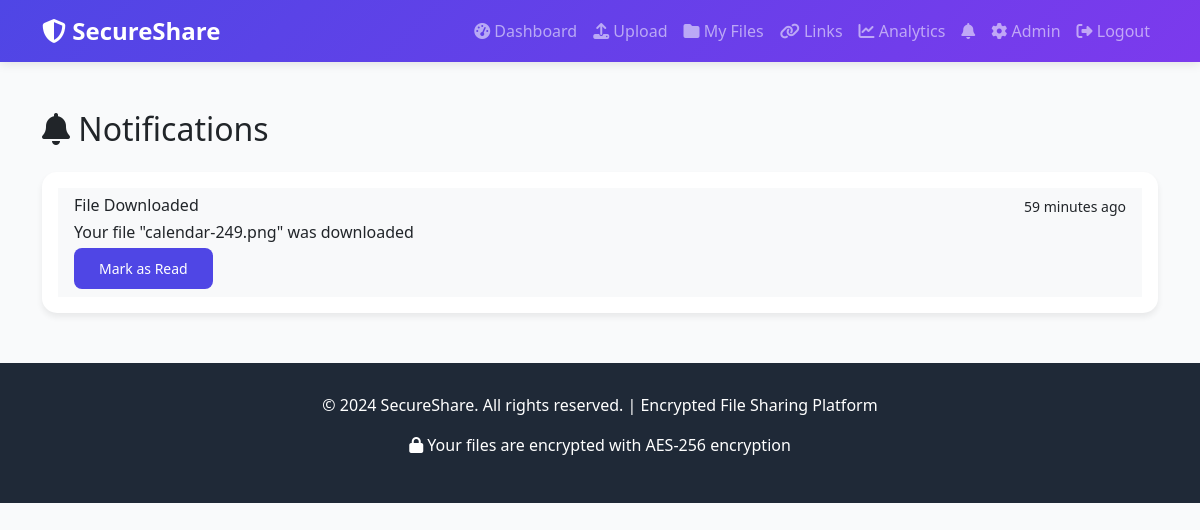
The app's page /notifications/ (signed in) with its own data.
### core/models.py (models this page shows, shortened)
class Notification(models.Model):
    NOTIFICATION_TYPES = [
        ('link_expired', 'Link Expired'),
        ('file_downloaded', 'File Downloaded'),
        ('new_share', 'New File Shared'),
        ('storage_warning', 'Storage Warning'),
    ]
    user = models.ForeignKey(User, on_delete=models.CASCADE, related_name='notifications')
    notification_type = models.CharField(max_length=20, choices=NOTIFICATION_TYPES)
    title = models.CharField(max_length=255)
    message = models.TextField()
    is_read = models.BooleanField(default=False)
    created_at = models.DateTimeField(auto_now_add=True)
    class Meta:
        ordering = ['-created_at']

### core/views.py (the view)
# urls.py: path('notifications/', views.notifications, name='notifications'),
@login_required
def notifications(request):
    notifications = Notification.objects.filter(user=request.user)
    if request.method == 'POST':
        notif_id = request.POST.get('notification_id')
        if notif_id:
            Notification.objects.filter(id=notif_id, user=request.user).update(is_read=True)
            return JsonResponse({'status': 'success'})
    return render(request, 'notifications.html', {'notifications': notifications})

### core/templates/notifications.html (shortened to what this page needs)
{% extends 'base.html' %}
{% block content %}
<h2 class="mb-4"><i class="fas fa-bell"></i> Notifications</h2>
<div class="card">
    <div class="card-body">
        {% if notifications %}
        <div class="list-group list-group-flush">
            {% for notif in notifications %}
            <div class="list-group-item {% if not notif.is_read %}bg-light{% endif %}">
                <div class="d-flex w-100 justify-content-between">
                    <h6 class="mb-1">{{ notif.title }}</h6>
                    <small>{{ notif.created_at|timesince }} ago</small>
                </div>
                <p class="mb-1">{{ notif.message }}</p>
                {% if not notif.is_read %}
                <form method="post" class="d-inline">
                    <button type="submit" class="btn btn-sm btn-primary">Mark as Read</button>
                </form>
                {% endif %}
            </div>
            {% endfor %}
        </div>
        {% else %}
        <div class="text-center py-5">
            <i class="fas fa-bell-slash fa-4x text-muted mb-3"></i>
            <h5>No notifications</h5>
            <p class="text-muted">You're all caught up!</p>
        </div>
        {% endif %}
    </div>
</div>
{% endblock %}

### core/templates/base.html (style rules this page uses)
:root { --primary-color: #4F46E5; --secondary-color: #10B981; --dark-bg: #1F2937; --light-bg: #F9FAFB; }
body { font-family: 'Segoe UI', Tahoma, Geneva, Verdana, sans-serif; background-color: var(--light-bg); }
.card { border: none; border-radius: 15px; box-shadow: 0 4px 6px rgba(0,0,0,0.07); transition: transform 0.3s, box-shadow 0.3s; }
.btn-primary { background: var(--primary-color); border: none; border-radius: 8px; padding: 10px 25px; transition: all 0.3s; }

### records on screen
Notification: title "File Downloaded", created_at "59 minutes", message "Your file \"calendar-249.png\" was downloaded"
